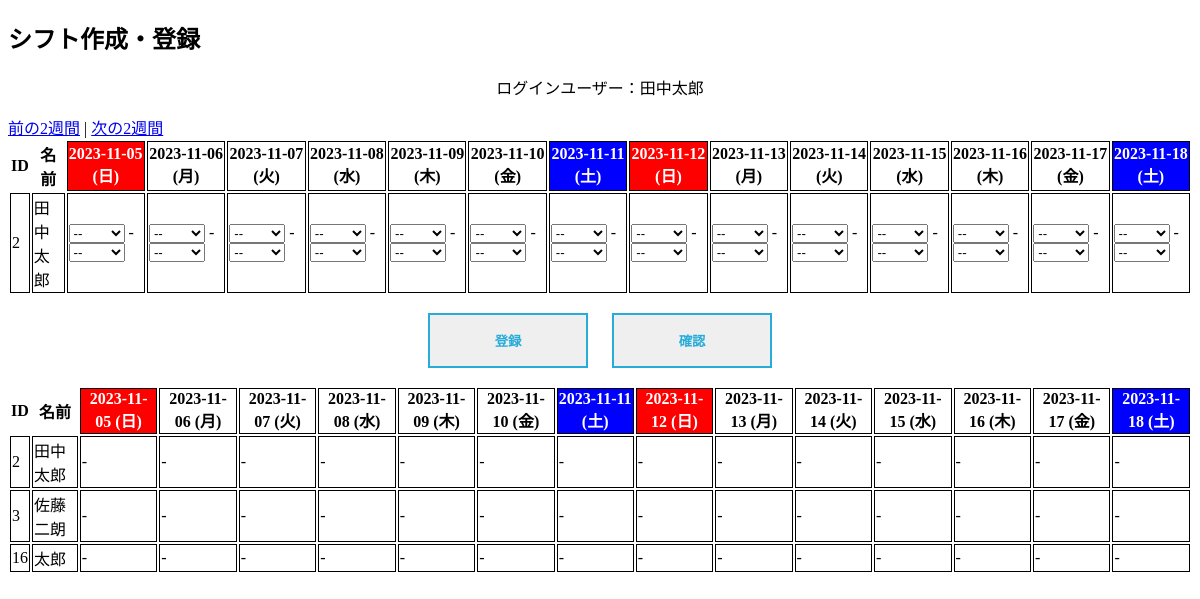
Screenshot of /9-1.php (signed in) with the database file from the repository.
### tables this page shows
CREATE TABLE `arubaito_table` (
  `バイトID` int(11) NOT NULL AUTO_INCREMENT,
  `名前` varchar(30) DEFAULT NULL,
  `電話番号` varchar(30) DEFAULT NULL,
  `時給` decimal(8,0) NOT NULL,
  PRIMARY KEY (`バイトID`)
);

### 9-1.php (the view, shortened to what this page needs)
<!DOCTYPE html>
<html lang="ja">
<head>
    <link rel="stylesheet" href="9-1.css">
</head>
<body>
    <form action="9-1.php" method="post">
        <h2 style="text-align:left">シフト作成・登録</h2>
        <?php
        require_once("db.php");
        if (isset($_SESSION["name"])) {
            $name = $_SESSION["name"];
            echo "<p style='text-align:center'>ログインユーザー：$name</p>";
        } else {
            header("Location: 6.php");
            exit;
        }
        $stmt = $db->query("SELECT * FROM arubaito_table WHERE 名前 = '$name'");
        $staff_data = $stmt->fetchAll(PDO::FETCH_ASSOC);
        $start_date = new DateTime();
        if (isset($_GET['date'])) {
            $start_date = new DateTime($_GET['date']);
        } else {
            $next_sunday = strtotime('next Sunday +1 month');
            $next_sunday_date = date('Y-m-d', $next_sunday);
            $start_date = new DateTime($next_sunday_date);
        }
        if ($start_date->format('w') !== '0') {
            $start_date->modify('next Sunday');
        }
        $end_date = clone $start_date;
        $end_date->add(new DateInterval('P13D'));
        $prev_start_date = clone $start_date;
        $prev_start_date->sub(new DateInterval('P14D'));
        $next_start_date = clone $start_date;
        $next_start_date->add(new DateInterval('P14D'));
        $weekdays = ['日', '月', '火', '水', '木', '金', '土'];
        echo "<a href='?date={$prev_start_date->format('Y-m-d')}'>前の2週間</a> | ";
        echo "<a href='?date={$next_start_date->format('Y-m-d')}'>次の2週間</a>";
        echo "<table>";
        echo "<tr><th>ID</th><th>名前</th>";
        $current_date = clone $start_date;
        while ($current_date <= $end_date) {
            $date = $current_date->format('Y-m-d');
            $weekday = $weekdays[$current_date->format('w')];
            $cell_style = '';
            if ($weekday === '土') {
                $cell_style = 'background-color: blue; color: white;';
            } elseif ($weekday === '日') {
                $cell_style = 'background-color: red; color: white;';
            }
            echo "<th style='border: 1px solid black; $cell_style'>$date ($weekday)</th>";
            $current_date->add(new DateInterval('P1D'));
        }
        echo "</tr>";
        foreach ($staff_data as $staff) {
            $id = $staff['バイトID'];
            $name = $staff['名前'];
            echo "<tr>";
            echo "<td style='border: 1px solid black;'>$id</td>";
            echo "<td style='border: 1px solid black;'>$name</td>";
            $current_date = clone $start_date;
            while ($current_date <= $end_date) {
                $date = $current_date->format('Y-m-d');
                $stmt = $db->prepare("SELECT TIME_FORMAT(開始, '%H:%i') AS 開始, TIME_FORMAT(終了, '%H:%i') AS 終了 FROM sihuto_table WHERE バイトID = ? AND 日付 = ?");
                $stmt->execute([$id, $date]);
                $shift_data = $stmt->fetch(PDO::FETCH_ASSOC);
                $start_time = isset($shift_data['開始']) ? $shift_data['開始'] : '---';
                $end_time = isset($shift_data['終了']) ? $shift_data['終了'] : '---';
                $start_time_name = "shift[$id][$date][start_time]";
                $start_time_id = "start_time_$id" . "_" . $current_date->format('Ymd');
                $start_time_html = "<select name='$start_time_name' id='$start_time_id'>";
                $start_time_html .= "<option value='---'>--</option>";
                for ($hour = 9; $hour <= 22; $hour++) {
                    $time = str_pad($hour, 2, '0', STR_PAD_LEFT) . ":00";
                    $selected = $start_time === $time ? 'selected' : '';
                    $start_time_html .= "<option value='$time' $selected>$time</option>";
                }
                $start_time_html .= "</select>";
                $end_time_name = "shift[$id][$date][end_time]";
                $end_time_id = "end_time_$id" . "_" . $current_date->format('Ymd');
                $end_time_html = "<select name='$end_time_name' id='$end_time_id'>";
                $end_time_html .= "<option value='---'>--</option>";
                for ($hour = 9; $hour <= 22; $hour++) {
                    $time = str_pad($hour, 2, '0', STR_PAD_LEFT) . ":00";
                    $selected = $end_time === $time ? 'selected' : '';
                    $end_time_html .= "<option value='$time' $selected>$time</option>";
                }
                $end_time_html .= "</select>";
                echo "<td style='border: 1px solid black;'>$start_time_html - $end_time_html</td>";
                $current_date->add(new DateInterval('P1D'));
            }
            echo "</tr>";
        }
        echo "</table>";
        ?>
         <div style="text-align: center;">
<br>
        <button onclick="redirectToDestination()" class="btn_01">登録</button>
        <input type="button" value="確認" class="btn_01" onclick="location.href ='11.php'">
        </div>
    </form>
    <br>
    <?php
    require_once("db.php");
    $stmt = $db->query("SELECT * FROM arubaito_table");
    $staff_data = $stmt->fetchAll(PDO::FETCH_ASSOC);
    $start_date = new DateTime();
    if (isset($_GET['date'])) {
        $start_date = new DateTime($_GET['date']);
    } else {
        $next_sunday = strtotime('next Sunday +1 month');
        $next_sunday_date = date('Y-m-d', $next_sunday);
        $start_date = new DateTime($next_sunday_date);
    }
    if ($start_date->format('w') !== '0') {
        $start_date->modify('next Sunday');
    }
    $weekdays = ['日', '月', '火', '水', '木', '金', '土'];
    echo "<table>";
    echo "<tr><th>ID</th><th>名前</th>";
    $current_date = clone $start_date;
    for ($i = 0; $i < 14; $i++) {
        $date = $current_date->format('Y-m-d');
        $weekday = $weekdays[$current_date->format('w')];
        $cell_style = '';
        if ($weekday === '土') {
            $cell_style = 'background-color: blue; color: white;';
        } elseif ($weekday === '日') {
            $cell_style = 'background-color: red; color: white;';
        }
        echo "<th style='border: 1px solid black; $cell_style'>$date ($weekday)</th>";
        $current_date->add(new DateInterval('P1D'));
    }
    echo "</tr>";
    foreach ($staff_data as $staff) {
        $id = $staff['バイトID'];
        $name = $staff['名前'];
        echo "<tr>";
        echo "<td style='border: 1px solid black;'>$id</td>";
        echo "<td style='border: 1px solid black;'>$name</td>";
        $current_date = clone $start_date;
        for ($i = 0; $i < 14; $i++) {
            $date = $current_date->format('Y-m-d');
            $stmt = $db->prepare("SELECT TIME_FORMAT(開始, '%H:%i') AS 開始, TIME_FORMAT(終了, '%H:%i') AS 終了 FROM sihuto_table WHERE バイトID = ? AND 日付 = ?");
            $stmt->execute([$id, $date]);
            $shift_data = $stmt->fetch(PDO::FETCH_ASSOC);
            $start_time = isset($shift_data['開始']) ? $shift_data['開始'] : '';
            $end_time = isset($shift_data['終了']) ? $shift_data['終了'] : '';
            echo "<td style='border: 1px solid black;'>$start_time - $end_time</td>";
            $current_date->add(new DateInterval('P1D'));
        }
        echo "</tr>";
    }
    echo "</table>";
    ?>
</body>
</html>

### 9-1.css (style rules this page uses)
.btn_01 { display: inline-block; text-align: center; text-decoration: none; width: 160px; padding: 1rem 4rem; margin: 0 10px; font-weight: bold; border: 2px solid #27acd9; color: #27acd9; transition: 0.5s; }

### rows the page displays
arubaito_table: バイトID "2", 名前 "田中太郎", バイトID "--"
arubaito_table: バイトID "3", 名前 "佐藤二朗"
arubaito_table: バイトID "16", 名前 "太郎"

### other values shown
$name "田中太郎"
$date "2023-11-05"
$weekday "日"
$date "2023-11-06"
$weekday "月"
$date "2023-11-07"
$weekday "火"
$date "2023-11-08"
$weekday "水"
$date "2023-11-09"
$weekday "木"
$date "2023-11-10"
$weekday "金"
$date "2023-11-11"
$weekday "土"
